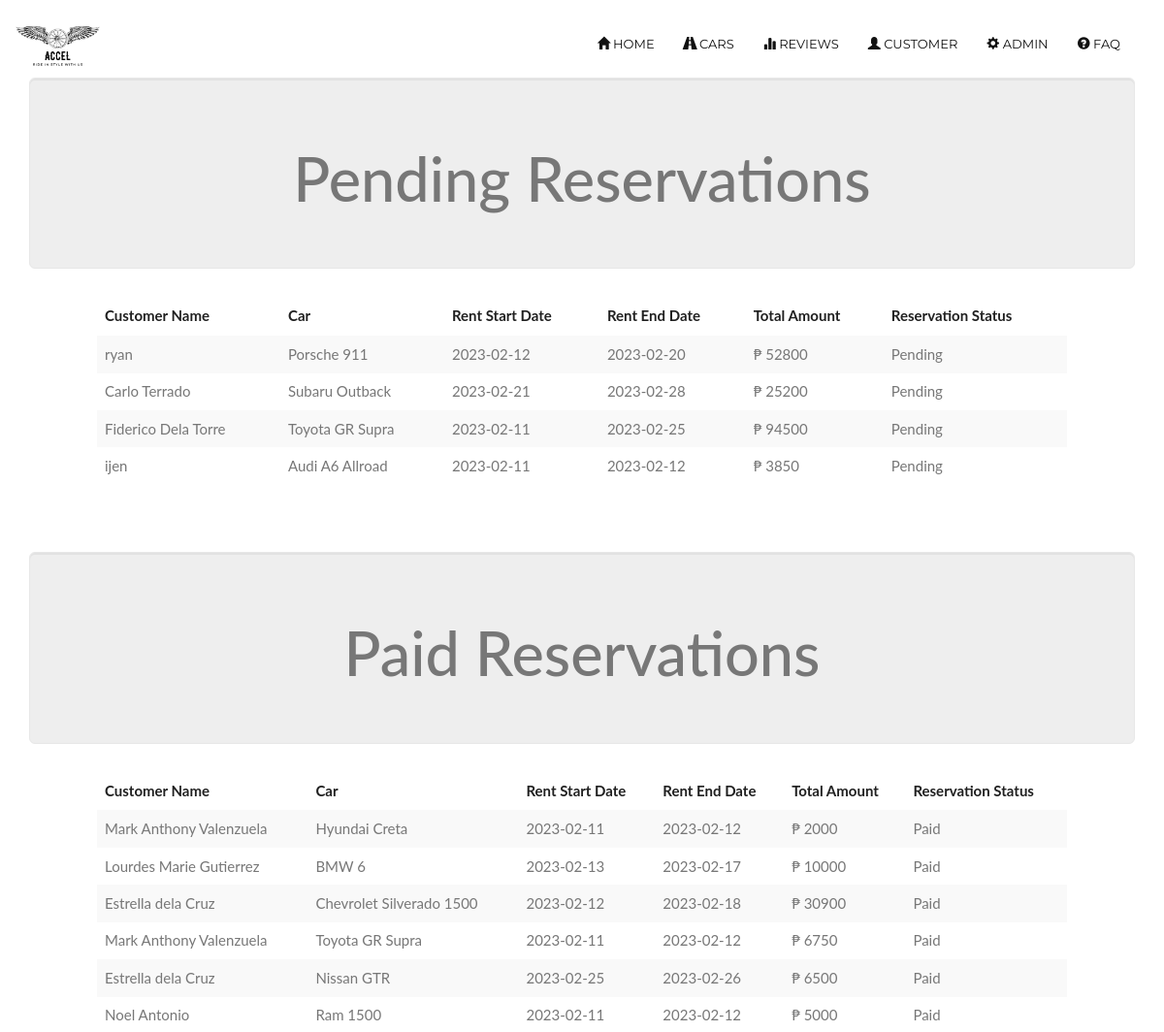
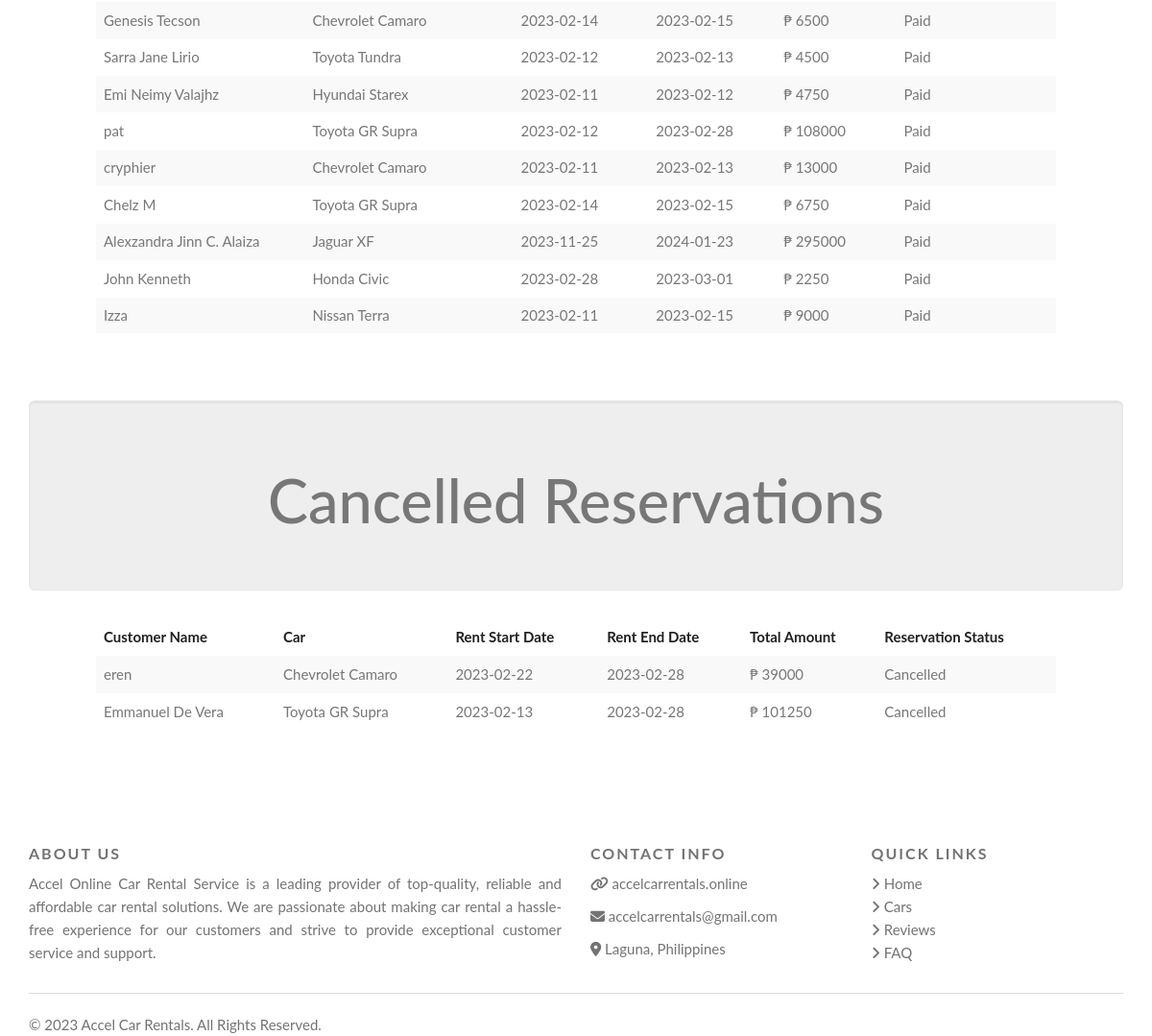
Screenshot of /reservation-list.php with the database file from the repository (2 pictures, top to bottom).
### tables this page shows
CREATE TABLE `reservation` (
  `reservation_id` int(11) NOT NULL,
  `customer_username` varchar(50) NOT NULL,
  `car_id` int(11) NOT NULL,
  `driver_id` int(11) DEFAULT NULL,
  `reservation_date` date NOT NULL,
  `rent_start_date` date NOT NULL,
  `rent_end_date` date NOT NULL,
  `booking_date` date DEFAULT NULL,
  `fare` double NOT NULL,
  `no_of_days` int(11) NOT NULL,
  `total_amount` double NOT NULL,
  `reservation_status` varchar(30) NOT NULL
);

CREATE TABLE `customers` (
  `customer_id` int(11) NOT NULL,
  `customer_username` varchar(50) NOT NULL,
  `customer_name` varchar(50) NOT NULL,
  `customer_phone` varchar(15) NOT NULL,
  `customer_email` varchar(30) NOT NULL,
  `customer_address` varchar(100) NOT NULL,
  `customer_password` varchar(100) NOT NULL
);

CREATE TABLE `cars` (
  `car_id` int(11) NOT NULL,
  `car_name` varchar(50) NOT NULL,
  `car_type` varchar(100) NOT NULL,
  `car_seat_capacity` varchar(50) NOT NULL,
  `car_transmission` varchar(50) NOT NULL,
  `rent_price` double NOT NULL,
  `location` varchar(100) NOT NULL,
  `client_username` varchar(50) NOT NULL,
  `car_img` varchar(100) NOT NULL,
  `car_availability` varchar(10) NOT NULL
);

### reservation-list.php (the view, shortened to what this page needs)
<?php
    $conn = Connect();
?>
<!DOCTYPE html>
<html lang="en">
<head>
    <link rel="stylesheet" href="https://cdnjs.cloudflare.com/ajax/libs/font-awesome/6.2.1/css/all.min.css">
    <link rel="stylesheet" href="assets/css/w3.css">
    <link rel="stylesheet" href="assets/css/bootstrap.min.css">
    <link rel="stylesheet" href="https://maxcdn.bootstrapcdn.com/bootstrap/3.4.0/css/bootstrap.min.css">
    <link rel="stylesheet" href="assets/css/custom/style.css">
</head>
<body style="padding-top: 80px;">
    <?php include 'includes/header.php'; ?>
    <?php
        $sql1 = "SELECT * FROM reservation r, customers c, cars WHERE cars.car_id = r.car_id AND c.customer_username = r.customer_username AND r.reservation_status = 'Pending' ORDER BY r.reservation_id";
        $result1 = $conn->query($sql1);
        if (mysqli_num_rows($result1) > 0) {
    ?>
        <div class="container">
            <div class="jumbotron">
                <h1 class="text-center">Pending Reservations</h1>
            </div>
        </div>
        <div class="table-responsive" style="padding-left: 100px; padding-right: 100px; padding-bottom: 50px;">
            <table class="table table-striped">
                <thead class="thead-dark">
                    <tr>
                        <th>Customer Name</th>
                        <th>Car</th>
                        <th>Rent Start Date</th>
                        <th>Rent End Date</th>
                        <th>Total Amount</th>
                        <th>Reservation Status</th>
                    </tr>
                </thead>
                <?php
                while ($row = mysqli_fetch_assoc($result1)) {
                ?>
                    <tr>
                        <td><?php echo $row["customer_name"]; ?></td>
                        <td><?php echo $row["car_name"]; ?></td>
                        <td><?php echo $row["rent_start_date"] ?></td>
                        <td><?php echo $row["rent_end_date"]; ?></td>
                        <td>₱ <?php echo $row["total_amount"]; ?></td>
                        <td><?php echo $row["reservation_status"]; ?></td>
                    </tr>
                <?php        } ?>
            </table>
        </div>
    <?php
        }
        $sql1 = "SELECT * FROM reservation r, customers c, cars WHERE cars.car_id = r.car_id AND c.customer_username = r.customer_username AND r.reservation_status = 'Paid' ORDER BY r.reservation_id";
        $result1 = $conn->query($sql1);
        if (mysqli_num_rows($result1) > 0) {
    ?>
        <div class="container">
            <div class="jumbotron">
                <h1 class="text-center">Paid Reservations</h1>
            </div>
        </div>
        <div class="table-responsive" style="padding-left: 100px; padding-right: 100px; padding-bottom: 50px;">
            <table class="table table-striped">
                <thead class="thead-dark">
                    <tr>
                        <th>Customer Name</th>
                        <th>Car</th>
                        <th>Rent Start Date</th>
                        <th>Rent End Date</th>
                        <th>Total Amount</th>
                        <th>Reservation Status</th>
                    </tr>
                </thead>
                <?php
                while ($row = mysqli_fetch_assoc($result1)) {
                ?>
                    <tr>
                        <td><?php echo $row["customer_name"]; ?></td>
                        <td><?php echo $row["car_name"]; ?></td>
                        <td><?php echo $row["rent_start_date"] ?></td>
                        <td><?php echo $row["rent_end_date"]; ?></td>
                        <td>₱ <?php echo $row["total_amount"]; ?></td>
                        <td><?php echo $row["reservation_status"]; ?></td>
                    </tr>
                <?php        } ?>
            </table>
        </div>
    <?php
        }
        $sql1 = "SELECT * FROM reservation r, customers c, cars WHERE cars.car_id = r.car_id AND c.customer_username = r.customer_username AND r.reservation_status = 'Cancelled' ORDER BY r.reservation_id";
        $result1 = $conn->query($sql1);
        if (mysqli_num_rows($result1) > 0) {
    ?>
        <div class="container">
            <div class="jumbotron">
                <h1 class="text-center">Cancelled Reservations</h1>
            </div>
        </div>
        <div class="table-responsive" style="padding-left: 100px; padding-right: 100px; padding-bottom: 50px;">
            <table class="table table-striped">
                <thead class="thead-dark">
                    <tr>
                        <th>Customer Name</th>
                        <th>Car</th>
                        <th>Rent Start Date</th>
                        <th>Rent End Date</th>
                        <th>Total Amount</th>
                        <th>Reservation Status</th>
                    </tr>
                </thead>
                <?php
                while ($row = mysqli_fetch_assoc($result1)) {
                ?>
                    <tr>
                        <td><?php echo $row["customer_name"]; ?></td>
                        <td><?php echo $row["car_name"]; ?></td>
                        <td><?php echo $row["rent_start_date"] ?></td>
                        <td><?php echo $row["rent_end_date"]; ?></td>
                        <td>₱ <?php echo $row["total_amount"]; ?></td>
                        <td><?php echo $row["reservation_status"]; ?></td>
                    </tr>
                <?php        } ?>
            </table>
        </div>
    <?php
        }
    include 'includes/footer.php'; ?>
</body>
</html>

### assets/css/w3.css (style rules this page uses)
*,*:before,*:after { box-sizing:inherit }
html { -ms-text-size-adjust:100%;-webkit-text-size-adjust:100% }
body { margin:0 }
html,body { font-family:Verdana,sans-serif;font-size:15px;line-height:1.5 }
html { overflow-x:hidden }
h1 { font-size:36px }
h1,h2,h3,h4,h5,h6 { font-family:"Segoe UI",Arial,sans-serif;font-weight:400;margin:10px 0 }

### assets/css/custom/style.css (style rules this page uses)
body, html { height: 100%; margin: 0; font: 400 15px/1.8 "Lato", sans-serif; color: #777; }
.table>thead>tr>th { color: #202020 !important; }

### rows the page displays
reservation: customers.customer_name "ryan", car.car_name "Porsche 911", rent_start_date "2023-02-12", rent_end_date "2023-02-20", total_amount "52800", reservation_status "Pending"
reservation: customers.customer_name "Carlo Terrado", car.car_name "Subaru Outback", rent_start_date "2023-02-21", rent_end_date "2023-02-28", total_amount "25200", reservation_status "Pending"
reservation: customers.customer_name "Fiderico Dela Torre", car.car_name "Toyota GR Supra", rent_start_date "2023-02-11", rent_end_date "2023-02-25", total_amount "94500", reservation_status "Pending"
reservation: customers.customer_name "ijen", car.car_name "Audi A6 Allroad", rent_start_date "2023-02-11", rent_end_date "2023-02-12", total_amount "3850", reservation_status "Pending"
reservation: customers.customer_name "Mark Anthony Valenzuela", car.car_name "Hyundai Creta", rent_start_date "2023-02-11", rent_end_date "2023-02-12", total_amount "2000", reservation_status "Paid"
reservation: customers.customer_name "Lourdes Marie Gutierrez", car.car_name "BMW 6", rent_start_date "2023-02-13", rent_end_date "2023-02-17", total_amount "10000", reservation_status "Paid"
reservation: customers.customer_name "Estrella dela Cruz", car.car_name "Chevrolet Silverado 1500", rent_start_date "2023-02-12", rent_end_date "2023-02-18", total_amount "30900", reservation_status "Paid"
reservation: customers.customer_name "Mark Anthony Valenzuela", car.car_name "Toyota GR Supra", rent_start_date "2023-02-11", rent_end_date "2023-02-12", total_amount "6750", reservation_status "Paid"
reservation: customers.customer_name "Estrella dela Cruz", car.car_name "Nissan GTR", rent_start_date "2023-02-25", rent_end_date "2023-02-26", total_amount "6500", reservation_status "Paid"
reservation: customers.customer_name "Noel Antonio", car.car_name "Ram 1500", rent_start_date "2023-02-11", rent_end_date "2023-02-12", total_amount "5000", reservation_status "Paid"
reservation: customers.customer_name "Genesis Tecson", car.car_name "Chevrolet Camaro", rent_start_date "2023-02-14", rent_end_date "2023-02-15", total_amount "6500", reservation_status "Paid"
reservation: customers.customer_name "Sarra Jane Lirio", car.car_name "Toyota Tundra", rent_start_date "2023-02-12", rent_end_date "2023-02-13", total_amount "4500", reservation_status "Paid"
reservation: customers.customer_name "Emi Neimy Valajhz", car.car_name "Hyundai Starex", rent_start_date "2023-02-11", rent_end_date "2023-02-12", total_amount "4750", reservation_status "Paid"
reservation: customers.customer_name "pat", car.car_name "Toyota GR Supra", rent_start_date "2023-02-12", rent_end_date "2023-02-28", total_amount "108000", reservation_status "Paid"
reservation: customers.customer_name "cryphier", car.car_name "Chevrolet Camaro", rent_start_date "2023-02-11", rent_end_date "2023-02-13", total_amount "13000", reservation_status "Paid"
reservation: customers.customer_name "Chelz M", car.car_name "Toyota GR Supra", rent_start_date "2023-02-14", rent_end_date "2023-02-15", total_amount "6750", reservation_status "Paid"
reservation: customers.customer_name "Alexzandra Jinn C. Alaiza", car.car_name "Jaguar XF", rent_start_date "2023-11-25", rent_end_date "2024-01-23", total_amount "295000", reservation_status "Paid"
reservation: customers.customer_name "John Kenneth", car.car_name "Honda Civic", rent_start_date "2023-02-28", rent_end_date "2023-03-01", total_amount "2250", reservation_status "Paid"
reservation: customers.customer_name "Izza", car.car_name "Nissan Terra", rent_start_date "2023-02-11", rent_end_date "2023-02-15", total_amount "9000", reservation_status "Paid"
reservation: customers.customer_name "eren", car.car_name "Chevrolet Camaro", rent_start_date "2023-02-22", rent_end_date "2023-02-28", total_amount "39000", reservation_status "Cancelled"
reservation: customers.customer_name "Emmanuel De Vera", car.car_name "Toyota GR Supra", rent_start_date "2023-02-13", rent_end_date "2023-02-28", total_amount "101250", reservation_status "Cancelled"
